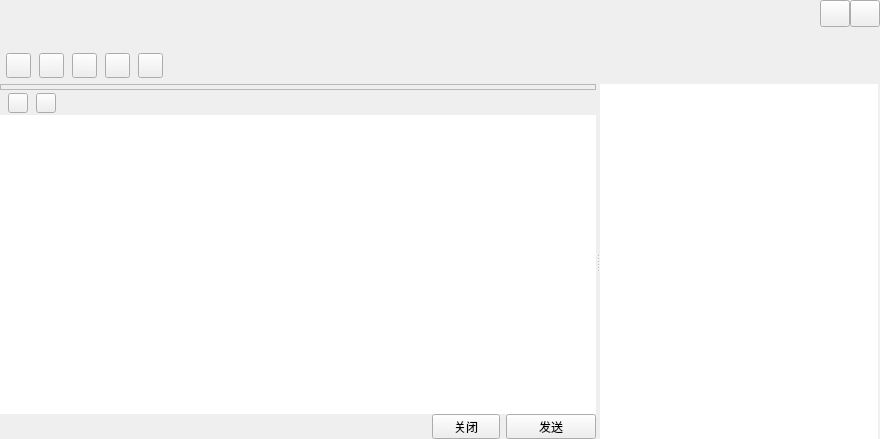
<?xml version="1.0" encoding="UTF-8"?>
<ui version="4.0">
 <class>TalkWindowClass</class>
 <widget class="QWidget" name="TalkWindowClass">
  <property name="geometry">
   <rect>
    <x>0</x>
    <y>0</y>
    <width>880</width>
    <height>439</height>
   </rect>
  </property>
  <property name="windowTitle">
   <string>TalkWindow</string>
  </property>
  <layout class="QVBoxLayout" name="verticalLayout_6">
   <property name="spacing">
    <number>0</number>
   </property>
   <property name="leftMargin">
    <number>0</number>
   </property>
   <property name="topMargin">
    <number>0</number>
   </property>
   <property name="rightMargin">
    <number>0</number>
   </property>
   <property name="bottomMargin">
    <number>0</number>
   </property>
   <item>
    <widget class="QWidget" name="titleWidget" native="true">
     <property name="sizePolicy">
      <sizepolicy hsizetype="Expanding" vsizetype="Fixed">
       <horstretch>0</horstretch>
       <verstretch>0</verstretch>
      </sizepolicy>
     </property>
     <property name="minimumSize">
      <size>
       <width>0</width>
       <height>84</height>
      </size>
     </property>
     <property name="maximumSize">
      <size>
       <width>16777215</width>
       <height>84</height>
      </size>
     </property>
     <property name="bottomskin" stdset="0">
      <bool>true</bool>
     </property>
     <layout class="QVBoxLayout" name="verticalLayout">
      <property name="spacing">
       <number>0</number>
      </property>
      <property name="leftMargin">
       <number>6</number>
      </property>
      <property name="topMargin">
       <number>0</number>
      </property>
      <property name="rightMargin">
       <number>0</number>
      </property>
      <property name="bottomMargin">
       <number>0</number>
      </property>
      <item>
       <layout class="QHBoxLayout" name="horizontalLayout">
        <property name="spacing">
         <number>0</number>
        </property>
        <item>
         <widget class="QLabel" name="nameLabel">
          <property name="sizePolicy">
           <sizepolicy hsizetype="Expanding" vsizetype="Fixed">
            <horstretch>0</horstretch>
            <verstretch>0</verstretch>
           </sizepolicy>
          </property>
          <property name="minimumSize">
           <size>
            <width>0</width>
            <height>27</height>
           </size>
          </property>
          <property name="maximumSize">
           <size>
            <width>16777215</width>
            <height>27</height>
           </size>
          </property>
          <property name="font">
           <font>
            <family>A Box For</family>
            <pointsize>12</pointsize>
           </font>
          </property>
          <property name="text">
           <string/>
          </property>
         </widget>
        </item>
        <item>
         <widget class="QPushButton" name="sysmin">
          <property name="sizePolicy">
           <sizepolicy hsizetype="Fixed" vsizetype="Fixed">
            <horstretch>0</horstretch>
            <verstretch>0</verstretch>
           </sizepolicy>
          </property>
          <property name="minimumSize">
           <size>
            <width>30</width>
            <height>27</height>
           </size>
          </property>
          <property name="maximumSize">
           <size>
            <width>30</width>
            <height>27</height>
           </size>
          </property>
          <property name="focusPolicy">
           <enum>Qt::ClickFocus</enum>
          </property>
          <property name="toolTip">
           <string>最小化</string>
          </property>
          <property name="text">
           <string/>
          </property>
          <property name="iconSize">
           <size>
            <width>30</width>
            <height>30</height>
           </size>
          </property>
         </widget>
        </item>
        <item>
         <widget class="QPushButton" name="sysclose">
          <property name="sizePolicy">
           <sizepolicy hsizetype="Fixed" vsizetype="Fixed">
            <horstretch>0</horstretch>
            <verstretch>0</verstretch>
           </sizepolicy>
          </property>
          <property name="minimumSize">
           <size>
            <width>30</width>
            <height>27</height>
           </size>
          </property>
          <property name="maximumSize">
           <size>
            <width>30</width>
            <height>27</height>
           </size>
          </property>
          <property name="focusPolicy">
           <enum>Qt::ClickFocus</enum>
          </property>
          <property name="toolTip">
           <string>关闭</string>
          </property>
          <property name="text">
           <string/>
          </property>
          <property name="iconSize">
           <size>
            <width>30</width>
            <height>30</height>
           </size>
          </property>
         </widget>
        </item>
       </layout>
      </item>
      <item>
       <widget class="QLabel" name="label">
        <property name="sizePolicy">
         <sizepolicy hsizetype="Expanding" vsizetype="Fixed">
          <horstretch>0</horstretch>
          <verstretch>0</verstretch>
         </sizepolicy>
        </property>
        <property name="minimumSize">
         <size>
          <width>0</width>
          <height>20</height>
         </size>
        </property>
        <property name="maximumSize">
         <size>
          <width>16777215</width>
          <height>20</height>
         </size>
        </property>
        <property name="font">
         <font>
          <family>A Box For</family>
          <pointsize>10</pointsize>
         </font>
        </property>
        <property name="frameShape">
         <enum>QFrame::NoFrame</enum>
        </property>
        <property name="text">
         <string/>
        </property>
       </widget>
      </item>
      <item>
       <widget class="QWidget" name="funWidget" native="true">
        <property name="sizePolicy">
         <sizepolicy hsizetype="Expanding" vsizetype="Expanding">
          <horstretch>0</horstretch>
          <verstretch>0</verstretch>
         </sizepolicy>
        </property>
        <property name="minimumSize">
         <size>
          <width>0</width>
          <height>34</height>
         </size>
        </property>
        <property name="maximumSize">
         <size>
          <width>16777215</width>
          <height>600</height>
         </size>
        </property>
        <layout class="QHBoxLayout" name="horizontalLayout_2">
         <property name="spacing">
          <number>8</number>
         </property>
         <property name="leftMargin">
          <number>0</number>
         </property>
         <property name="topMargin">
          <number>0</number>
         </property>
         <property name="rightMargin">
          <number>6</number>
         </property>
         <property name="bottomMargin">
          <number>0</number>
         </property>
         <item>
          <widget class="QPushButton" name="addtoolBtn">
           <property name="sizePolicy">
            <sizepolicy hsizetype="Fixed" vsizetype="Fixed">
             <horstretch>0</horstretch>
             <verstretch>0</verstretch>
            </sizepolicy>
           </property>
           <property name="minimumSize">
            <size>
             <width>25</width>
             <height>25</height>
            </size>
           </property>
           <property name="maximumSize">
            <size>
             <width>25</width>
             <height>25</height>
            </size>
           </property>
           <property name="text">
            <string/>
           </property>
           <property name="hasborder" stdset="0">
            <bool>true</bool>
           </property>
          </widget>
         </item>
         <item>
          <widget class="QPushButton" name="addhumanBtn">
           <property name="sizePolicy">
            <sizepolicy hsizetype="Fixed" vsizetype="Fixed">
             <horstretch>0</horstretch>
             <verstretch>0</verstretch>
            </sizepolicy>
           </property>
           <property name="minimumSize">
            <size>
             <width>25</width>
             <height>25</height>
            </size>
           </property>
           <property name="maximumSize">
            <size>
             <width>25</width>
             <height>25</height>
            </size>
           </property>
           <property name="text">
            <string/>
           </property>
           <property name="hasborder" stdset="0">
            <bool>true</bool>
           </property>
          </widget>
         </item>
         <item>
          <widget class="QPushButton" name="appBtn">
           <property name="sizePolicy">
            <sizepolicy hsizetype="Fixed" vsizetype="Fixed">
             <horstretch>0</horstretch>
             <verstretch>0</verstretch>
            </sizepolicy>
           </property>
           <property name="minimumSize">
            <size>
             <width>25</width>
             <height>25</height>
            </size>
           </property>
           <property name="maximumSize">
            <size>
             <width>25</width>
             <height>25</height>
            </size>
           </property>
           <property name="text">
            <string/>
           </property>
           <property name="hasborder" stdset="0">
            <bool>true</bool>
           </property>
          </widget>
         </item>
         <item>
          <widget class="QPushButton" name="videoBtn">
           <property name="sizePolicy">
            <sizepolicy hsizetype="Fixed" vsizetype="Fixed">
             <horstretch>0</horstretch>
             <verstretch>0</verstretch>
            </sizepolicy>
           </property>
           <property name="minimumSize">
            <size>
             <width>25</width>
             <height>25</height>
            </size>
           </property>
           <property name="maximumSize">
            <size>
             <width>25</width>
             <height>25</height>
            </size>
           </property>
           <property name="text">
            <string/>
           </property>
           <property name="hasborder" stdset="0">
            <bool>true</bool>
           </property>
          </widget>
         </item>
         <item>
          <widget class="QPushButton" name="toolsetBtn">
           <property name="sizePolicy">
            <sizepolicy hsizetype="Fixed" vsizetype="Fixed">
             <horstretch>0</horstretch>
             <verstretch>0</verstretch>
            </sizepolicy>
           </property>
           <property name="minimumSize">
            <size>
             <width>25</width>
             <height>25</height>
            </size>
           </property>
           <property name="maximumSize">
            <size>
             <width>25</width>
             <height>25</height>
            </size>
           </property>
           <property name="text">
            <string/>
           </property>
           <property name="hasborder" stdset="0">
            <bool>true</bool>
           </property>
          </widget>
         </item>
         <item>
          <spacer name="horizontalSpacer">
           <property name="orientation">
            <enum>Qt::Horizontal</enum>
           </property>
           <property name="sizeHint" stdset="0">
            <size>
             <width>700</width>
             <height>20</height>
            </size>
           </property>
          </spacer>
         </item>
        </layout>
       </widget>
      </item>
     </layout>
    </widget>
   </item>
   <item>
    <widget class="QSplitter" name="splitter">
     <property name="orientation">
      <enum>Qt::Horizontal</enum>
     </property>
     <widget class="QSplitter" name="bodySplitter">
      <property name="sizePolicy">
       <sizepolicy hsizetype="Expanding" vsizetype="Expanding">
        <horstretch>0</horstretch>
        <verstretch>0</verstretch>
       </sizepolicy>
      </property>
      <property name="orientation">
       <enum>Qt::Vertical</enum>
      </property>
      <property name="handleWidth">
       <number>1</number>
      </property>
      <property name="childrenCollapsible">
       <bool>false</bool>
      </property>
      <widget class="QWidget" name="bodyWidget" native="true">
       <property name="sizePolicy">
        <sizepolicy hsizetype="Expanding" vsizetype="Expanding">
         <horstretch>0</horstretch>
         <verstretch>0</verstretch>
        </sizepolicy>
       </property>
       <layout class="QVBoxLayout" name="verticalLayout_4">
        <property name="spacing">
         <number>0</number>
        </property>
        <property name="leftMargin">
         <number>0</number>
        </property>
        <property name="topMargin">
         <number>0</number>
        </property>
        <property name="rightMargin">
         <number>0</number>
        </property>
        <property name="bottomMargin">
         <number>0</number>
        </property>
        <item>
         <widget class="QFrame" name="frameWidget">
          <property name="sizePolicy">
           <sizepolicy hsizetype="Expanding" vsizetype="Expanding">
            <horstretch>0</horstretch>
            <verstretch>0</verstretch>
           </sizepolicy>
          </property>
          <property name="frameShape">
           <enum>QFrame::StyledPanel</enum>
          </property>
          <property name="frameShadow">
           <enum>QFrame::Raised</enum>
          </property>
          <layout class="QVBoxLayout" name="verticalLayout_3">
           <property name="spacing">
            <number>0</number>
           </property>
           <property name="leftMargin">
            <number>0</number>
           </property>
           <property name="topMargin">
            <number>1</number>
           </property>
           <property name="rightMargin">
            <number>0</number>
           </property>
           <property name="bottomMargin">
            <number>1</number>
           </property>
           <item>
            <widget class="MsgWebView" name="msgWidget" native="true"/>
           </item>
          </layout>
         </widget>
        </item>
       </layout>
      </widget>
      <widget class="QWidget" name="bottomWidget" native="true">
       <property name="sizePolicy">
        <sizepolicy hsizetype="Expanding" vsizetype="Expanding">
         <horstretch>0</horstretch>
         <verstretch>0</verstretch>
        </sizepolicy>
       </property>
       <property name="minimumSize">
        <size>
         <width>0</width>
         <height>138</height>
        </size>
       </property>
       <property name="maximumSize">
        <size>
         <width>16777215</width>
         <height>400</height>
        </size>
       </property>
       <layout class="QVBoxLayout" name="verticalLayout_2">
        <property name="spacing">
         <number>0</number>
        </property>
        <property name="leftMargin">
         <number>0</number>
        </property>
        <property name="topMargin">
         <number>0</number>
        </property>
        <property name="rightMargin">
         <number>0</number>
        </property>
        <property name="bottomMargin">
         <number>0</number>
        </property>
        <item>
         <widget class="QWidget" name="moduleWidget" native="true">
          <property name="sizePolicy">
           <sizepolicy hsizetype="Expanding" vsizetype="Fixed">
            <horstretch>0</horstretch>
            <verstretch>0</verstretch>
           </sizepolicy>
          </property>
          <property name="minimumSize">
           <size>
            <width>0</width>
            <height>24</height>
           </size>
          </property>
          <property name="maximumSize">
           <size>
            <width>16777215</width>
            <height>24</height>
           </size>
          </property>
          <layout class="QHBoxLayout" name="horizontalLayout_3">
           <property name="spacing">
            <number>8</number>
           </property>
           <property name="leftMargin">
            <number>8</number>
           </property>
           <property name="topMargin">
            <number>0</number>
           </property>
           <property name="rightMargin">
            <number>8</number>
           </property>
           <property name="bottomMargin">
            <number>0</number>
           </property>
           <item>
            <widget class="QPushButton" name="faceBtn">
             <property name="sizePolicy">
              <sizepolicy hsizetype="Fixed" vsizetype="Fixed">
               <horstretch>0</horstretch>
               <verstretch>0</verstretch>
              </sizepolicy>
             </property>
             <property name="minimumSize">
              <size>
               <width>20</width>
               <height>20</height>
              </size>
             </property>
             <property name="maximumSize">
              <size>
               <width>20</width>
               <height>20</height>
              </size>
             </property>
             <property name="text">
              <string/>
             </property>
             <property name="hasborder" stdset="0">
              <bool>true</bool>
             </property>
            </widget>
           </item>
           <item>
            <widget class="QPushButton" name="fileopenBtn">
             <property name="sizePolicy">
              <sizepolicy hsizetype="Fixed" vsizetype="Fixed">
               <horstretch>0</horstretch>
               <verstretch>0</verstretch>
              </sizepolicy>
             </property>
             <property name="minimumSize">
              <size>
               <width>20</width>
               <height>20</height>
              </size>
             </property>
             <property name="maximumSize">
              <size>
               <width>20</width>
               <height>20</height>
              </size>
             </property>
             <property name="text">
              <string/>
             </property>
             <property name="hasborder" stdset="0">
              <bool>true</bool>
             </property>
            </widget>
           </item>
           <item>
            <spacer name="horizontalSpacer_2">
             <property name="orientation">
              <enum>Qt::Horizontal</enum>
             </property>
             <property name="sizeHint" stdset="0">
              <size>
               <width>519</width>
               <height>20</height>
              </size>
             </property>
            </spacer>
           </item>
          </layout>
         </widget>
        </item>
        <item>
         <widget class="QMsgTextEdit" name="textEdit">
          <property name="contextMenuPolicy">
           <enum>Qt::NoContextMenu</enum>
          </property>
          <property name="frameShape">
           <enum>QFrame::NoFrame</enum>
          </property>
         </widget>
        </item>
        <item>
         <layout class="QHBoxLayout" name="horizontalLayout_4">
          <item>
           <spacer name="horizontalSpacer_3">
            <property name="orientation">
             <enum>Qt::Horizontal</enum>
            </property>
            <property name="sizeHint" stdset="0">
             <size>
              <width>368</width>
              <height>20</height>
             </size>
            </property>
           </spacer>
          </item>
          <item>
           <widget class="QToolButton" name="closeBtn">
            <property name="minimumSize">
             <size>
              <width>68</width>
              <height>24</height>
             </size>
            </property>
            <property name="text">
             <string>关闭</string>
            </property>
            <property name="titleskin" stdset="0">
             <bool>true</bool>
            </property>
           </widget>
          </item>
          <item>
           <widget class="QToolButton" name="sendBtn">
            <property name="minimumSize">
             <size>
              <width>90</width>
              <height>24</height>
             </size>
            </property>
            <property name="text">
             <string>发送</string>
            </property>
            <property name="titleskin" stdset="0">
             <bool>true</bool>
            </property>
           </widget>
          </item>
         </layout>
        </item>
       </layout>
      </widget>
     </widget>
     <widget class="QWidget" name="widget" native="true">
      <property name="minimumSize">
       <size>
        <width>280</width>
        <height>0</height>
       </size>
      </property>
      <property name="maximumSize">
       <size>
        <width>280</width>
        <height>16777215</height>
       </size>
      </property>
      <layout class="QVBoxLayout" name="verticalLayout_5">
       <property name="spacing">
        <number>0</number>
       </property>
       <property name="leftMargin">
        <number>0</number>
       </property>
       <property name="topMargin">
        <number>0</number>
       </property>
       <property name="rightMargin">
        <number>0</number>
       </property>
       <property name="bottomMargin">
        <number>0</number>
       </property>
       <item>
        <widget class="QScrollArea" name="scrollArea">
         <property name="frameShape">
          <enum>QFrame::NoFrame</enum>
         </property>
         <property name="verticalScrollBarPolicy">
          <enum>Qt::ScrollBarAlwaysOff</enum>
         </property>
         <property name="horizontalScrollBarPolicy">
          <enum>Qt::ScrollBarAlwaysOff</enum>
         </property>
         <property name="widgetResizable">
          <bool>true</bool>
         </property>
         <widget class="QWidget" name="scrollAreaWidgetContents">
          <property name="geometry">
           <rect>
            <x>0</x>
            <y>0</y>
            <width>280</width>
            <height>355</height>
           </rect>
          </property>
          <property name="sizePolicy">
           <sizepolicy hsizetype="Expanding" vsizetype="Expanding">
            <horstretch>0</horstretch>
            <verstretch>0</verstretch>
           </sizepolicy>
          </property>
          <widget class="QTreeWidget" name="treeWidget">
           <property name="geometry">
            <rect>
             <x>0</x>
             <y>0</y>
             <width>278</width>
             <height>355</height>
            </rect>
           </property>
           <property name="frameShape">
            <enum>QFrame::NoFrame</enum>
           </property>
           <property name="horizontalScrollBarPolicy">
            <enum>Qt::ScrollBarAlwaysOff</enum>
           </property>
           <property name="editTriggers">
            <set>QAbstractItemView::AllEditTriggers</set>
           </property>
           <property name="indentation">
            <number>0</number>
           </property>
           <property name="headerHidden">
            <bool>true</bool>
           </property>
           <property name="expandsOnDoubleClick">
            <bool>false</bool>
           </property>
           <column>
            <property name="text">
             <string notr="true">1</string>
            </property>
           </column>
          </widget>
         </widget>
        </widget>
       </item>
      </layout>
     </widget>
    </widget>
   </item>
  </layout>
 </widget>
 <layoutdefault spacing="6" margin="11"/>
 <customwidgets>
  <customwidget>
   <class>QMsgTextEdit</class>
   <extends>QTextEdit</extends>
   <header location="global">qmsgtextedit.h</header>
  </customwidget>
  <customwidget>
   <class>MsgWebView</class>
   <extends>QWidget</extends>
   <header location="global">msgwebview.h</header>
   <container>1</container>
  </customwidget>
 </customwidgets>
 <resources/>
 <connections/>
</ui>
